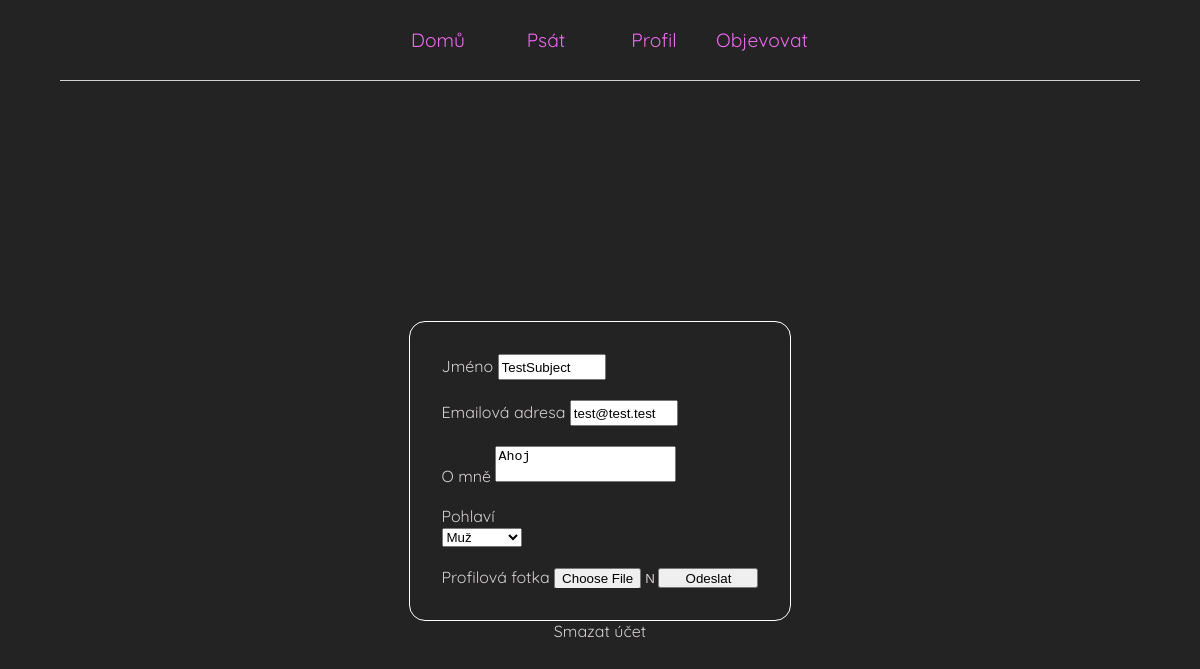
/pages/profileSettings.php (signed in), run on the app's committed database.
### tables this page shows
CREATE TABLE `user` (
  `id` int(11) NOT NULL,
  `username` varchar(30) NOT NULL,
  `password` varchar(300) NOT NULL,
  `gender` int(1) NOT NULL,
  `PoetryCount` int(11) NOT NULL,
  `likeCount` int(11) NOT NULL,
  `followCount` int(11) NOT NULL,
  `infoAbout` varchar(500) NOT NULL,
  `profilePic` longblob NOT NULL,
  `email` varchar(50) NOT NULL
);

### php/check.php (called while the page is built, shortened)
<?php
 class Check {
function checkHack($sql) {
    $sql = preg_replace('/\s+/', '', $sql);
    $sql = substr($sql, 12);
return 1;
}
 }
?>

### pages/profileSettings.php (the view, shortened to what this page needs)
<?php
require "../php/check.php";
$errors = new Check();
$username = $_SESSION["username"];
if(isset($_SESSION["username"])) {
    if($_SESSION["username"]!="") {
require "../components/head.php";
require "../components/header.php";
require "../components/body.php";
$sql = "select * from user where username='$username';";
if($errors->checkHack($sql)) {
    $result = $con -> query($sql);
    } else {
    header("./errors/problem.php");
    }
while ($row = $result->fetch_assoc()) {
    $username = $row["username"];
    $info = $row["infoAbout"];
    $email = $row["email"];
    $gender = $row["gender"];
}
?>
<div class="profileFormContainer">
    <div class="profileForm">
        <form id="settings" action="../php/sendProfileSettings.php" class="profileSettings" method="post" enctype="multipart/form-data">
            <label for="nameForm"> Jméno </label>
            <input type="text" maxlength="20" name="name" id="nameForm" value="<?php echo $username ?>"> <br> <br>
            <label for="emailForm"> Emailová adresa </label>
            <input type="text" name="email" id="emailForm" value="<?php echo $email ?>"> <br> <br>
            <label for="aboutMe"> O mně </label>
            <textarea maxlength="400" class="textareaAboutMe" id="aboutMe" name="aboutMe"><?php echo $info ?></textarea> <br> <br>
            <label for="gender"> Pohlaví </label> <br>
            <select class="gender" name="gender" id="gender">
                <option value="1" <?php if ($gender == 1) {
                                        echo "selected";
                                    } ?>> Muž </option>
            </select><br> <br>
            <label for="name"> Profilová fotka </label>
            <input type="file" name="image">
            <button id="send"> Odeslat </button>
        </form>
        <div class="profileFormContainer">
    <div class="profileForm">
        <a href="../php/destroyProfile.php"> Smazat účet </a>
    </div>
    </div>
    </div>
</div>
<?php
require "../components/footer.php";
}
} else {
    header("location: ./login.php");
}
?>

### sources/css/layout.css (style rules this page uses)
html, body { width:90%; height:100%; margin:0; padding:0; font-family: 'Quicksand', sans-serif !important; background-color: #232323; color: rgb(213, 208, 208) !important; margin:auto; }
body { height:100%; width:100%; }

### sources/css/header.css (style rules this page uses)
a { color:rgb(213, 208, 208); text-decoration: none; }

### sources/css/profile.css (style rules this page uses)
.profileFormContainer { width:100%; height:100%; display:flex; justify-content:center; align-items:center; }
.profileSettings { padding:2rem; border-radius:1rem; border:1px solid white }

### sources/css/write.css (style rules this page uses)
input, button { width:100px; height:20px; }
textarea { resize:none; max-width:200px; max-height: min-content; }

### data on the page
user: name "TestSubject", email "test@test.test", aboutMe "Ahoj", gender "Muž"
